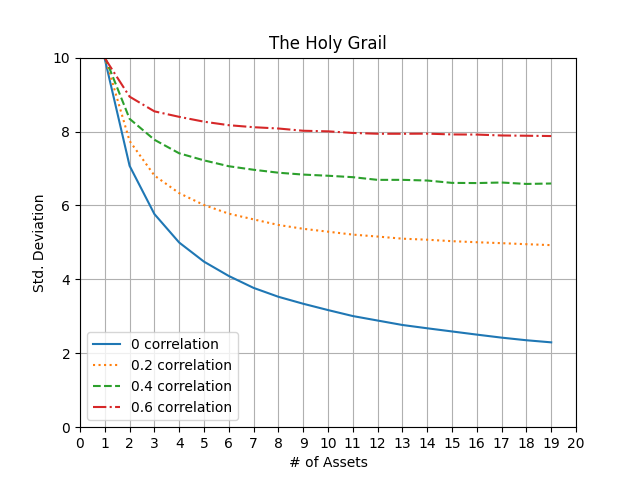

The Python source for this figure:

"""
This code uses the multivariate_normal numpy function to simulate the
performance of hypothetical portfolios based on a given number of assets
with given levels of correlations.
"""

import matplotlib.pyplot as plt
import numpy as np


asset_counts = list(range(1, 20))
line_styles = ["solid", "dotted", "dashed",  "dashdot"] 
correlations = [0, 0.2, 0.4, 0.6 ]
returns = 10
stdev = 10
variance = stdev ** 2

for correlation, style in zip(correlations, line_styles):
    stdevs = []
    for asset_count in asset_counts :

        covariance = stdev * stdev * correlation
        mean = [returns] * asset_count 
        cov = [ [covariance for _ in range(asset_count)] for _ in range(asset_count)]
        for i in range(asset_count):
            cov[i][i] = variance
        matr = np.random.default_rng().multivariate_normal(mean, cov, 100000).T
        row_means = matr.mean(axis=0)
        stdevs.append(row_means.std())
        

    plt.plot(asset_counts , stdevs, linestyle=style, label=str(correlation) + " correlation" )

plt.legend()
plt.title("The Holy Grail")
plt.ylabel("Std. Deviation")
plt.xlabel("# of Assets")
plt.xticks(list(range(21)))
plt.grid()
plt.ylim([0, 10])
plt.show()
